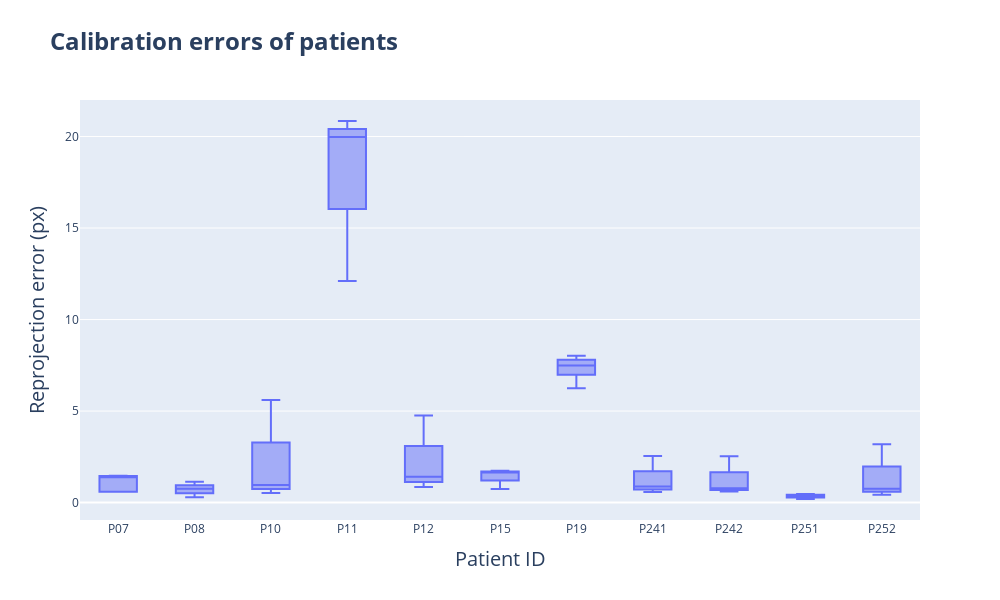

Source (notebook cell):
### Code cell
fig = px.box(df_calib_error.sort_values(by='id_p'), x='id_p', y='error',
           title='<b>Calibration errors of patients<b>',
           labels={'error': 'Reprojection error (px)', 'id_p': 'Patient ID'}, template = 'plotly')

fig.update_layout(title=dict(text='<b>Calibration errors of patients<b>', font=dict(size=24)),
                  xaxis_title = dict(text = 'Patient ID', font=dict(size=20)),
                  yaxis_title = dict(text = 'Reprojection error (px)', font=dict(size=20)),
                  height=600, width=1000)

fig.show()

dir_dst = os.path.join(root_stat, '05_calibration')
os.makedirs(dir_dst, exist_ok=True)
fig.write_html(os.path.join(dir_dst, '0301_calib_error.html'))

fig.write_image(os.path.join(dir_dst, '0301_calib_error.svg'), scale=5)
fig.write_image(os.path.join(dir_dst, '0301_calib_error.png'), scale=5)

### Figure 1 — Plotly figure (JSON) as saved in the notebook; plotly's stock layout.template omitted (floating-point values rounded to 4 significant figures)
{"data": [{"alignmentgroup": "True", "hovertemplate": "Patient ID=%{x}<br>Reprojection error (px)=%{y}<extra></extra>", "legendgroup": "", "marker": {"color": "#636efa"}, "name": "", "notched": false, "offsetgroup": "", "orientation": "v", "showlegend": false, "x": ["P07", "P07", "P07", "P07", "P07", "P08", "P08", "P08", "P08", "P10", "P10", "P10", "P10", "P11", "P11", "P11", "P11", "P12", "P12", "P12", "P12", "P15", "P15", "P15", "P15", "P15", "P15", "P15", "P15", "P19", "P19", "P19", "P19", "P19", "P19", "P19", "P19", "P241", "P241", "P241", "P241", "P242", "P242", "P242", "P242", "P251", "P251", "P251", "P251", "P252", "P252", "P252", "P252"], "x0": " ", "xaxis": "x", "y": [0.5877, 1.462, 1.452, 1.386, 0.5897, 1.132, 0.7585, 0.7373, 0.2878, 5.604, 0.5285, 0.9696, 0.9599, 19.98, 19.97, 20.85, 12.1, 0.8449, 1.416, 4.754, 1.405, 1.73, 1.737, 1.651, 1.649, 1.648, 1.645, 0.7546, 0.7365, 6.712, 8.022, 7.697, 6.247, 7.283, 7.698, 7.268, 7.908, 0.885, 2.545, 0.5757, 0.8613, 0.7927, 2.525, 0.5999, 0.7606, 0.1945, 0.3706, 0.4692, 0.3845, 0.432, 0.7475, 0.7585, 3.183], "y0": " ", "yaxis": "y", "type": "box"}], "layout": {"xaxis": {"anchor": "y", "domain": [0.0, 1.0], "title": {"text": "Patient ID", "font": {"size": 20}}}, "yaxis": {"anchor": "x", "domain": [0.0, 1.0], "title": {"text": "Reprojection error (px)", "font": {"size": 20}}}, "legend": {"tracegroupgap": 0}, "title": {"text": "<b>Calibration errors of patients<b>", "font": {"size": 24}}, "boxmode": "group", "height": 600, "width": 1000}}
